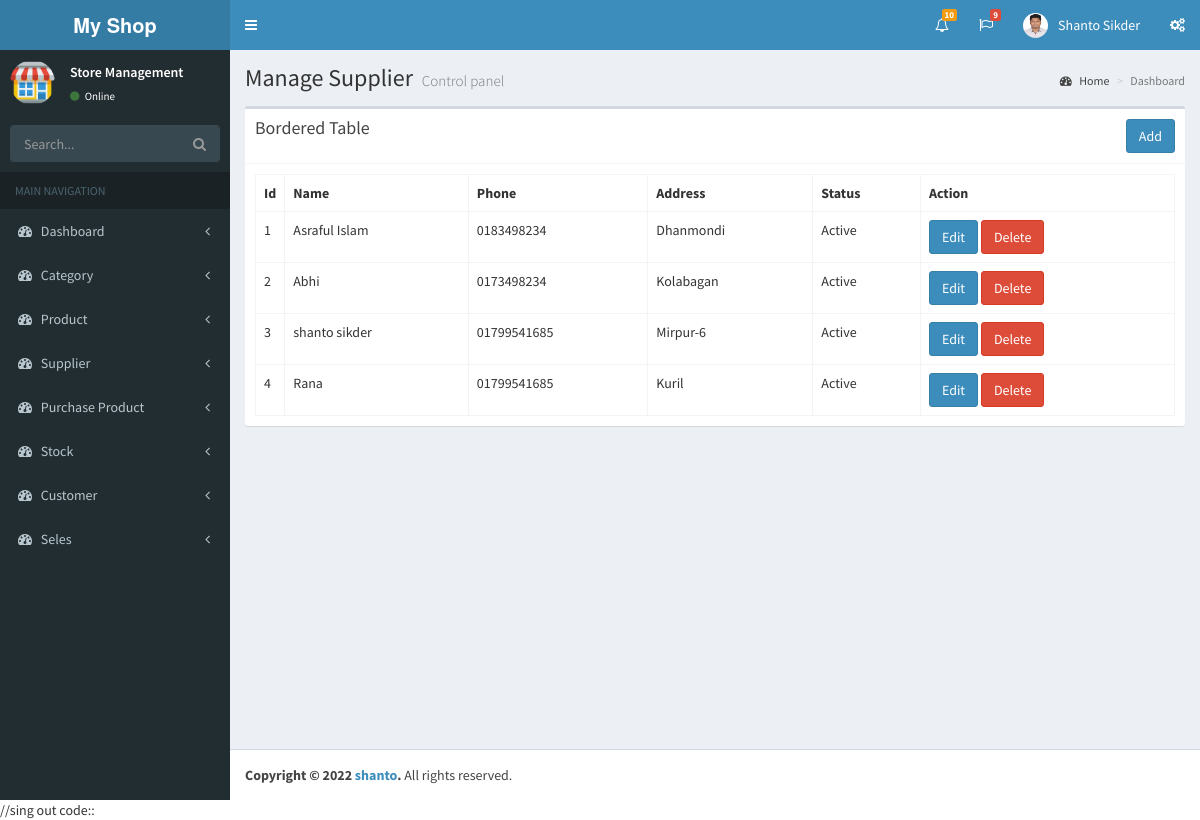
Page /supplier_manage.php (signed in) on the committed database.
### tables this page shows
CREATE TABLE `supplier` (
  `id` int(11) NOT NULL,
  `name` varchar(50) NOT NULL,
  `phone` varchar(20) NOT NULL,
  `address` varchar(100) NOT NULL,
  `status` tinyint(4) NOT NULL
);

### supplier_manage.php (the view, shortened to what this page needs)
<?php
include('php/db_config.php');
$sql= "SELECT * FROM supplier";
 $data=$db->query($sql);
include('layout/header.php') ?>
  <?php include('layout/sideber.php') ?>
  <div class="content-wrapper">
    <section class="content-header">
      <h1>
        Manage Supplier
        <small>Control panel</small>
      </h1>
      <ol class="breadcrumb">
        <li><a href="#"><i class="fa fa-dashboard"></i> Home</a></li>
        <li class="active">Dashboard</li>
      </ol>
    </section>
    <section class="content">
      <div class="row">
        <div class="col-md-12">
          <div class="box">
            <div class="box-header with-border">
              <h3 class="box-title">Bordered Table</h3>
              <a class="btn btn-primary pull-right"href="supplier_add.php">Add</a>
            </div>
            <div class="box-body">
              <table class="table table-bordered">
                <tr>
                  <th style="width: 10px">Id</th>
                  <th>Name</th>
                  <th>Phone</th>
                  <th>Address</th>
                  <th>Status</th>
                  <th>Action</th>
                </tr>
                <?php
                while($row = $data->fetch_object()){
                ?>
                <tr>
                  <td><?php echo $row->id; ?></td>
                  <td><?php echo $row->name; ?></td>
                  <td><?php echo $row->phone; ?></td>
                  <td><?php echo $row->address; ?></td>
                  <td>
                  <?php
                  if($row->status==1){
                    echo "Active";
                  }else {
                    echo "Inactive";
                  }
                   ?>
                  </td>
                  <td>
                    <a class="btn btn-primary"href="supplier_edit.php?id=<?php echo $row->id; ?>">Edit</a>
                    <a class="btn btn-danger"href="supplier_delete.php?id=<?php echo $row->id; ?>">Delete</a>
                  </td>
                </tr>
                <?php
                }
                ?>
              </table>
            </div>
          </div>
        </div>
      </div>
    </section>
  </div>
 <?php include('layout/footer.php'); ?>

### rows in the picture
supplier: id "1", name "Asraful Islam", phone "0183498234", address "Dhanmondi", status "Active"
supplier: id "2", name "Abhi", phone "0173498234", address "Kolabagan", status "Active"
supplier: id "3", name "shanto sikder", phone "01799541685", address "Mirpur-6", status "Active"
supplier: id "4", name "Rana", phone "01799541685", address "Kuril", status "Active"
